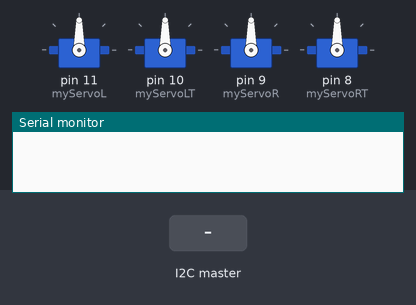
Simulated run of this sketch. Board: Arduino Uno, built with avr-gcc and run on an emulated ATmega328P. Parts: 4 × servo, the last lines printed to the serial monitor. The test bench sets the inputs (shaded band).

Above: at 1.2 s.
1.3 s: the I2C master sends the byte 1
At 2.3 s:
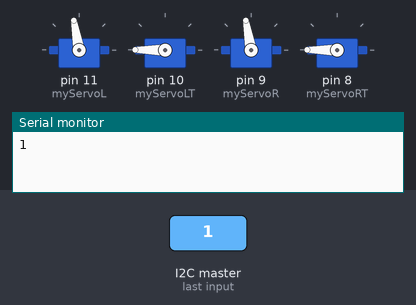
2.8 s: the I2C master sends the byte 2
At 3.4 s:
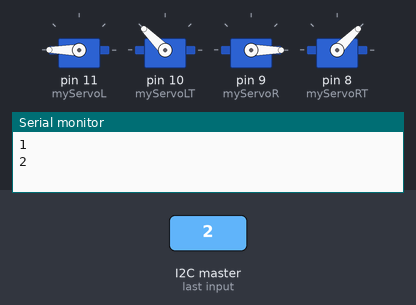
Timing chart, 0 to 5.8 s (numbered marks = the images above; inputs shaded):
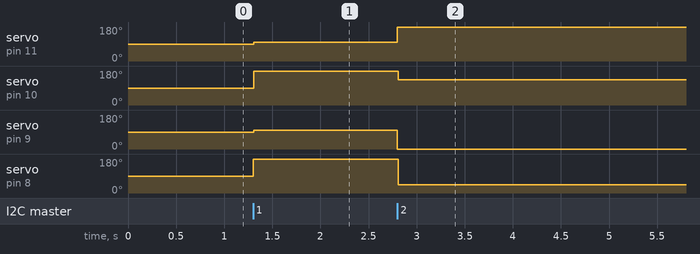

The sketch:

Marshal_Slave.ino
```cpp
#include <Servo.h>
#include <Wire.h>

Servo myServoL,myServoLT,myServoR,myServoRT; // Servo 1
int x = 0;
void setup() {
  Wire.begin(8); //joing i2c bus with address 1
  Wire.onReceive(recieveEvent); //register event
  Serial.begin(9600);
  // put your setup code here, to run once:
  myServoL.attach(11);                             //
  myServoLT.attach(10);                            //
  myServoR.attach(9);                              //
  myServoRT.attach(8);                             //
}

void loop() {
  // put your main code here, to run repeatedly:
  delay(100);
  }
void recieveEvent(int howMany){
  int x = Wire.read();
  Serial.println(x);
  switch (x) {
    case 1:
      MOTION(80,45,80,180);
      delay(500);
      MOTION(100,180,100,180);
      delay(500);
      break;
    case 2:
      MOTION(180,0,0,180);
      delay(500);
      MOTION(180,135,0,45);
      delay(500);
      break;
    case 3:
      MOTION(80,0,80,0);
      delay(500);
      MOTION(100,0,100,135);
      delay(500);
      break;
  }
}

// 4 Servo Motor motion control
void MOTION(int L,int LT, int R, int RT){
  myServoL.write(L);
  myServoLT.write(LT);
  myServoR.write(R);
  myServoRT.write(RT);
}
```

Measured:
- after the input at 1.3 s, servo on pin 11 (myServoL), servo on pin 9 (myServoR): 90° → 100° at once; servo on pin 10 (myServoLT), servo on pin 8 (myServoRT): 90° → 180° at once
- after the input at 2.8 s, servo on pin 11 (myServoL): 100° → 180° at once; servo on pin 10 (myServoLT): 180° → 135° at once; servo on pin 9 (myServoR): 100° → 0° at once; servo on pin 8 (myServoRT): 180° → 45° at once
